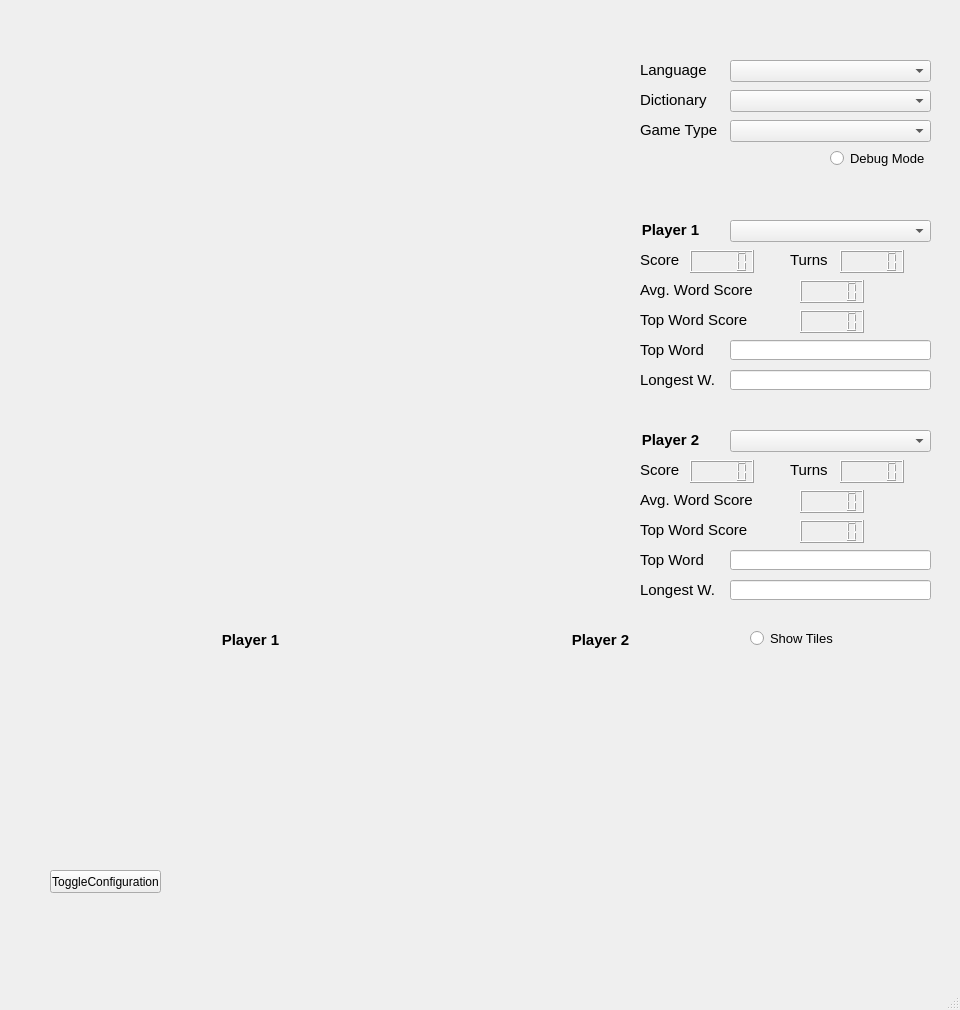
<?xml version="1.0" encoding="UTF-8"?>
<ui version="4.0">
 <class>MainWindow</class>
 <widget class="QMainWindow" name="MainWindow">
  <property name="geometry">
   <rect>
    <x>0</x>
    <y>0</y>
    <width>960</width>
    <height>1010</height>
   </rect>
  </property>
  <property name="minimumSize">
   <size>
    <width>960</width>
    <height>800</height>
   </size>
  </property>
  <property name="maximumSize">
   <size>
    <width>960</width>
    <height>1080</height>
   </size>
  </property>
  <property name="windowTitle">
   <string>MainWindow</string>
  </property>
  <widget class="QWidget" name="centralwidget">
   <widget class="QFrame" name="main_board_frame">
    <property name="geometry">
     <rect>
      <x>50</x>
      <y>50</y>
      <width>557</width>
      <height>557</height>
     </rect>
    </property>
    <property name="maximumSize">
     <size>
      <width>557</width>
      <height>557</height>
     </size>
    </property>
   </widget>
   <widget class="QWidget" name="y_label_widget" native="true">
    <property name="geometry">
     <rect>
      <x>20</x>
      <y>50</y>
      <width>30</width>
      <height>557</height>
     </rect>
    </property>
   </widget>
   <widget class="QWidget" name="x_label_widget" native="true">
    <property name="geometry">
     <rect>
      <x>50</x>
      <y>20</y>
      <width>557</width>
      <height>30</height>
     </rect>
    </property>
   </widget>
   <widget class="QWidget" name="settings_widget" native="true">
    <property name="geometry">
     <rect>
      <x>620</x>
      <y>50</y>
      <width>321</width>
      <height>131</height>
     </rect>
    </property>
    <widget class="QComboBox" name="language_box">
     <property name="geometry">
      <rect>
       <x>110</x>
       <y>10</y>
       <width>201</width>
       <height>22</height>
      </rect>
     </property>
    </widget>
    <widget class="QLabel" name="language_label">
     <property name="geometry">
      <rect>
       <x>20</x>
       <y>10</y>
       <width>101</width>
       <height>20</height>
      </rect>
     </property>
     <property name="font">
      <font>
       <pointsize>11</pointsize>
       <weight>50</weight>
       <italic>false</italic>
       <bold>false</bold>
      </font>
     </property>
     <property name="text">
      <string>Language</string>
     </property>
    </widget>
    <widget class="QLabel" name="dictionary_label">
     <property name="geometry">
      <rect>
       <x>20</x>
       <y>40</y>
       <width>101</width>
       <height>20</height>
      </rect>
     </property>
     <property name="font">
      <font>
       <pointsize>11</pointsize>
       <weight>50</weight>
       <italic>false</italic>
       <bold>false</bold>
      </font>
     </property>
     <property name="text">
      <string>Dictionary</string>
     </property>
    </widget>
    <widget class="QComboBox" name="dictionary_box">
     <property name="geometry">
      <rect>
       <x>110</x>
       <y>40</y>
       <width>201</width>
       <height>22</height>
      </rect>
     </property>
    </widget>
    <widget class="QLabel" name="game_type_label">
     <property name="geometry">
      <rect>
       <x>20</x>
       <y>70</y>
       <width>101</width>
       <height>20</height>
      </rect>
     </property>
     <property name="font">
      <font>
       <pointsize>11</pointsize>
       <weight>50</weight>
       <italic>false</italic>
       <bold>false</bold>
      </font>
     </property>
     <property name="text">
      <string>Game Type</string>
     </property>
    </widget>
    <widget class="QComboBox" name="game_type_box">
     <property name="geometry">
      <rect>
       <x>110</x>
       <y>70</y>
       <width>201</width>
       <height>22</height>
      </rect>
     </property>
    </widget>
    <widget class="QRadioButton" name="debug_mode_button">
     <property name="geometry">
      <rect>
       <x>210</x>
       <y>100</y>
       <width>101</width>
       <height>17</height>
      </rect>
     </property>
     <property name="font">
      <font>
       <pointsize>10</pointsize>
      </font>
     </property>
     <property name="text">
      <string>Debug Mode</string>
     </property>
    </widget>
   </widget>
   <widget class="QWidget" name="player1_stats_widget" native="true">
    <property name="geometry">
     <rect>
      <x>620</x>
      <y>210</y>
      <width>321</width>
      <height>191</height>
     </rect>
    </property>
    <widget class="QLabel" name="player_name_label_1">
     <property name="geometry">
      <rect>
       <x>10</x>
       <y>10</y>
       <width>81</width>
       <height>20</height>
      </rect>
     </property>
     <property name="font">
      <font>
       <pointsize>11</pointsize>
       <weight>75</weight>
       <bold>true</bold>
      </font>
     </property>
     <property name="text">
      <string>Player 1</string>
     </property>
     <property name="alignment">
      <set>Qt::AlignCenter</set>
     </property>
    </widget>
    <widget class="QComboBox" name="player_selection_box_1">
     <property name="geometry">
      <rect>
       <x>110</x>
       <y>10</y>
       <width>201</width>
       <height>22</height>
      </rect>
     </property>
    </widget>
    <widget class="QLabel" name="score_label_1">
     <property name="geometry">
      <rect>
       <x>20</x>
       <y>40</y>
       <width>81</width>
       <height>20</height>
      </rect>
     </property>
     <property name="font">
      <font>
       <pointsize>11</pointsize>
       <weight>50</weight>
       <italic>false</italic>
       <bold>false</bold>
      </font>
     </property>
     <property name="text">
      <string>Score</string>
     </property>
    </widget>
    <widget class="QLCDNumber" name="score_lcd_1">
     <property name="geometry">
      <rect>
       <x>70</x>
       <y>40</y>
       <width>64</width>
       <height>23</height>
      </rect>
     </property>
    </widget>
    <widget class="QLabel" name="avg_word_score_label_1">
     <property name="geometry">
      <rect>
       <x>20</x>
       <y>70</y>
       <width>121</width>
       <height>20</height>
      </rect>
     </property>
     <property name="font">
      <font>
       <pointsize>11</pointsize>
       <weight>50</weight>
       <italic>false</italic>
       <bold>false</bold>
      </font>
     </property>
     <property name="text">
      <string>Avg. Word Score</string>
     </property>
    </widget>
    <widget class="QLCDNumber" name="avg_word_score_lcd_1">
     <property name="geometry">
      <rect>
       <x>180</x>
       <y>70</y>
       <width>64</width>
       <height>23</height>
      </rect>
     </property>
    </widget>
    <widget class="QLabel" name="top_word_label_1">
     <property name="geometry">
      <rect>
       <x>20</x>
       <y>130</y>
       <width>91</width>
       <height>20</height>
      </rect>
     </property>
     <property name="font">
      <font>
       <pointsize>11</pointsize>
       <weight>50</weight>
       <italic>false</italic>
       <bold>false</bold>
      </font>
     </property>
     <property name="text">
      <string>Top Word</string>
     </property>
    </widget>
    <widget class="QLabel" name="top_word_score_label_1">
     <property name="geometry">
      <rect>
       <x>20</x>
       <y>100</y>
       <width>111</width>
       <height>20</height>
      </rect>
     </property>
     <property name="font">
      <font>
       <pointsize>11</pointsize>
       <weight>50</weight>
       <italic>false</italic>
       <bold>false</bold>
      </font>
     </property>
     <property name="text">
      <string>Top Word Score</string>
     </property>
    </widget>
    <widget class="QLCDNumber" name="top_word_score_lcd_1">
     <property name="geometry">
      <rect>
       <x>180</x>
       <y>100</y>
       <width>64</width>
       <height>23</height>
      </rect>
     </property>
    </widget>
    <widget class="QLineEdit" name="top_word_line_1">
     <property name="geometry">
      <rect>
       <x>110</x>
       <y>130</y>
       <width>201</width>
       <height>20</height>
      </rect>
     </property>
     <property name="readOnly">
      <bool>true</bool>
     </property>
    </widget>
    <widget class="QLabel" name="turns_label_1">
     <property name="geometry">
      <rect>
       <x>170</x>
       <y>40</y>
       <width>81</width>
       <height>20</height>
      </rect>
     </property>
     <property name="font">
      <font>
       <pointsize>11</pointsize>
       <weight>50</weight>
       <italic>false</italic>
       <bold>false</bold>
      </font>
     </property>
     <property name="text">
      <string>Turns</string>
     </property>
    </widget>
    <widget class="QLCDNumber" name="turns_lcd_1">
     <property name="geometry">
      <rect>
       <x>220</x>
       <y>40</y>
       <width>64</width>
       <height>23</height>
      </rect>
     </property>
    </widget>
    <widget class="QLineEdit" name="longest_word_line_1">
     <property name="geometry">
      <rect>
       <x>110</x>
       <y>160</y>
       <width>201</width>
       <height>20</height>
      </rect>
     </property>
     <property name="text">
      <string/>
     </property>
     <property name="readOnly">
      <bool>true</bool>
     </property>
    </widget>
    <widget class="QLabel" name="longest_word_label_1">
     <property name="geometry">
      <rect>
       <x>20</x>
       <y>160</y>
       <width>91</width>
       <height>20</height>
      </rect>
     </property>
     <property name="font">
      <font>
       <pointsize>11</pointsize>
       <weight>50</weight>
       <italic>false</italic>
       <bold>false</bold>
      </font>
     </property>
     <property name="text">
      <string>Longest W.</string>
     </property>
    </widget>
   </widget>
   <widget class="QWidget" name="player_area_widget" native="true">
    <property name="geometry">
     <rect>
      <x>20</x>
      <y>620</y>
      <width>921</width>
      <height>231</height>
     </rect>
    </property>
    <widget class="QLabel" name="player1_label_pa">
     <property name="geometry">
      <rect>
       <x>190</x>
       <y>10</y>
       <width>81</width>
       <height>20</height>
      </rect>
     </property>
     <property name="font">
      <font>
       <pointsize>11</pointsize>
       <weight>75</weight>
       <bold>true</bold>
      </font>
     </property>
     <property name="text">
      <string>Player 1</string>
     </property>
     <property name="alignment">
      <set>Qt::AlignCenter</set>
     </property>
    </widget>
    <widget class="QLabel" name="player2_label_pq">
     <property name="geometry">
      <rect>
       <x>540</x>
       <y>10</y>
       <width>81</width>
       <height>20</height>
      </rect>
     </property>
     <property name="font">
      <font>
       <pointsize>11</pointsize>
       <weight>75</weight>
       <bold>true</bold>
      </font>
     </property>
     <property name="text">
      <string>Player 2</string>
     </property>
     <property name="alignment">
      <set>Qt::AlignCenter</set>
     </property>
    </widget>
    <widget class="QRadioButton" name="player2_show_tiles_button">
     <property name="geometry">
      <rect>
       <x>730</x>
       <y>10</y>
       <width>101</width>
       <height>17</height>
      </rect>
     </property>
     <property name="font">
      <font>
       <pointsize>10</pointsize>
      </font>
     </property>
     <property name="text">
      <string>Show Tiles</string>
     </property>
    </widget>
    <widget class="QWidget" name="player1_tiles" native="true">
     <property name="geometry">
      <rect>
       <x>40</x>
       <y>40</y>
       <width>382</width>
       <height>39</height>
      </rect>
     </property>
    </widget>
    <widget class="QWidget" name="player2_tiles" native="true">
     <property name="geometry">
      <rect>
       <x>500</x>
       <y>40</y>
       <width>382</width>
       <height>39</height>
      </rect>
     </property>
    </widget>
   </widget>
   <widget class="QWidget" name="player2_stats_widget" native="true">
    <property name="geometry">
     <rect>
      <x>620</x>
      <y>420</y>
      <width>321</width>
      <height>191</height>
     </rect>
    </property>
    <widget class="QLabel" name="player_name_label_2">
     <property name="geometry">
      <rect>
       <x>10</x>
       <y>10</y>
       <width>81</width>
       <height>20</height>
      </rect>
     </property>
     <property name="font">
      <font>
       <pointsize>11</pointsize>
       <weight>75</weight>
       <bold>true</bold>
      </font>
     </property>
     <property name="text">
      <string>Player 2</string>
     </property>
     <property name="alignment">
      <set>Qt::AlignCenter</set>
     </property>
    </widget>
    <widget class="QComboBox" name="player_selection_box_2">
     <property name="geometry">
      <rect>
       <x>110</x>
       <y>10</y>
       <width>201</width>
       <height>22</height>
      </rect>
     </property>
    </widget>
    <widget class="QLabel" name="score_label_2">
     <property name="geometry">
      <rect>
       <x>20</x>
       <y>40</y>
       <width>81</width>
       <height>20</height>
      </rect>
     </property>
     <property name="font">
      <font>
       <pointsize>11</pointsize>
       <weight>50</weight>
       <italic>false</italic>
       <bold>false</bold>
      </font>
     </property>
     <property name="text">
      <string>Score</string>
     </property>
    </widget>
    <widget class="QLCDNumber" name="score_lcd_2">
     <property name="geometry">
      <rect>
       <x>70</x>
       <y>40</y>
       <width>64</width>
       <height>23</height>
      </rect>
     </property>
    </widget>
    <widget class="QLabel" name="avg_word_score_label_2">
     <property name="geometry">
      <rect>
       <x>20</x>
       <y>70</y>
       <width>121</width>
       <height>20</height>
      </rect>
     </property>
     <property name="font">
      <font>
       <pointsize>11</pointsize>
       <weight>50</weight>
       <italic>false</italic>
       <bold>false</bold>
      </font>
     </property>
     <property name="text">
      <string>Avg. Word Score</string>
     </property>
    </widget>
    <widget class="QLCDNumber" name="avg_word_score_lcd_2">
     <property name="geometry">
      <rect>
       <x>180</x>
       <y>70</y>
       <width>64</width>
       <height>23</height>
      </rect>
     </property>
    </widget>
    <widget class="QLabel" name="top_word_label_2">
     <property name="geometry">
      <rect>
       <x>20</x>
       <y>130</y>
       <width>91</width>
       <height>20</height>
      </rect>
     </property>
     <property name="font">
      <font>
       <pointsize>11</pointsize>
       <weight>50</weight>
       <italic>false</italic>
       <bold>false</bold>
      </font>
     </property>
     <property name="text">
      <string>Top Word</string>
     </property>
    </widget>
    <widget class="QLabel" name="top_word_score_label_2">
     <property name="geometry">
      <rect>
       <x>20</x>
       <y>100</y>
       <width>111</width>
       <height>20</height>
      </rect>
     </property>
     <property name="font">
      <font>
       <pointsize>11</pointsize>
       <weight>50</weight>
       <italic>false</italic>
       <bold>false</bold>
      </font>
     </property>
     <property name="text">
      <string>Top Word Score</string>
     </property>
    </widget>
    <widget class="QLCDNumber" name="top_word_score_lcd_2">
     <property name="geometry">
      <rect>
       <x>180</x>
       <y>100</y>
       <width>64</width>
       <height>23</height>
      </rect>
     </property>
    </widget>
    <widget class="QLineEdit" name="top_word_line_2">
     <property name="geometry">
      <rect>
       <x>110</x>
       <y>130</y>
       <width>201</width>
       <height>20</height>
      </rect>
     </property>
     <property name="readOnly">
      <bool>true</bool>
     </property>
    </widget>
    <widget class="QLabel" name="turns_label_2">
     <property name="geometry">
      <rect>
       <x>170</x>
       <y>40</y>
       <width>81</width>
       <height>20</height>
      </rect>
     </property>
     <property name="font">
      <font>
       <pointsize>11</pointsize>
       <weight>50</weight>
       <italic>false</italic>
       <bold>false</bold>
      </font>
     </property>
     <property name="text">
      <string>Turns</string>
     </property>
    </widget>
    <widget class="QLCDNumber" name="turns_lcd_2">
     <property name="geometry">
      <rect>
       <x>220</x>
       <y>40</y>
       <width>64</width>
       <height>23</height>
      </rect>
     </property>
    </widget>
    <widget class="QLineEdit" name="longest_word_line_2">
     <property name="geometry">
      <rect>
       <x>110</x>
       <y>160</y>
       <width>201</width>
       <height>20</height>
      </rect>
     </property>
     <property name="text">
      <string/>
     </property>
     <property name="readOnly">
      <bool>true</bool>
     </property>
    </widget>
    <widget class="QLabel" name="longest_word_label_2">
     <property name="geometry">
      <rect>
       <x>20</x>
       <y>160</y>
       <width>91</width>
       <height>20</height>
      </rect>
     </property>
     <property name="font">
      <font>
       <pointsize>11</pointsize>
       <weight>50</weight>
       <italic>false</italic>
       <bold>false</bold>
      </font>
     </property>
     <property name="text">
      <string>Longest W.</string>
     </property>
    </widget>
   </widget>
   <widget class="QWidget" name="debug_area_widget" native="true">
    <property name="geometry">
     <rect>
      <x>20</x>
      <y>860</y>
      <width>921</width>
      <height>101</height>
     </rect>
    </property>
    <widget class="QPushButton" name="toggle_configuration">
     <property name="geometry">
      <rect>
       <x>30</x>
       <y>10</y>
       <width>111</width>
       <height>23</height>
      </rect>
     </property>
     <property name="text">
      <string>ToggleConfiguration</string>
     </property>
    </widget>
   </widget>
  </widget>
  <widget class="QMenuBar" name="menubar">
   <property name="geometry">
    <rect>
     <x>0</x>
     <y>0</y>
     <width>960</width>
     <height>21</height>
    </rect>
   </property>
  </widget>
  <widget class="QStatusBar" name="statusbar"/>
 </widget>
 <resources/>
 <connections/>
</ui>
